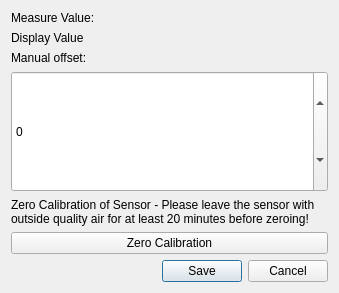
<?xml version="1.0" encoding="UTF-8"?>
<ui version="4.0">
 <class>Dialog</class>
 <widget class="QDialog" name="Dialog">
  <property name="geometry">
   <rect>
    <x>0</x>
    <y>0</y>
    <width>339</width>
    <height>293</height>
   </rect>
  </property>
  <property name="windowTitle">
   <string>Dialog</string>
  </property>
  <layout class="QVBoxLayout" name="verticalLayout">
   <item>
    <layout class="QFormLayout" name="formLayout">
     <item row="0" column="0">
      <widget class="QLabel" name="measure_value_text_label">
       <property name="text">
        <string>Measure Value:</string>
       </property>
      </widget>
     </item>
     <item row="0" column="1">
      <widget class="QLabel" name="measure_value_label">
       <property name="text">
        <string/>
       </property>
      </widget>
     </item>
     <item row="1" column="0">
      <widget class="QLabel" name="display_value_text_label">
       <property name="text">
        <string>Display Value</string>
       </property>
      </widget>
     </item>
     <item row="1" column="1">
      <widget class="QLabel" name="display_value_label">
       <property name="text">
        <string/>
       </property>
      </widget>
     </item>
    </layout>
   </item>
   <item>
    <widget class="QLabel" name="label">
     <property name="text">
      <string>Manual offset:</string>
     </property>
    </widget>
   </item>
   <item>
    <widget class="QSpinBox" name="calib_spin_box">
     <property name="sizePolicy">
      <sizepolicy hsizetype="Minimum" vsizetype="MinimumExpanding">
       <horstretch>0</horstretch>
       <verstretch>0</verstretch>
      </sizepolicy>
     </property>
     <property name="wrapping">
      <bool>true</bool>
     </property>
     <property name="readOnly">
      <bool>false</bool>
     </property>
     <property name="accelerated">
      <bool>true</bool>
     </property>
     <property name="showGroupSeparator" stdset="0">
      <bool>false</bool>
     </property>
     <property name="minimum">
      <number>-500</number>
     </property>
     <property name="maximum">
      <number>500</number>
     </property>
     <property name="singleStep">
      <number>10</number>
     </property>
    </widget>
   </item>
   <item>
    <widget class="QLabel" name="zero_label">
     <property name="text">
      <string>Zero Calibration of Sensor - Please leave the sensor with outside quality air for at least 20 minutes before zeroing!</string>
     </property>
     <property name="wordWrap">
      <bool>true</bool>
     </property>
    </widget>
   </item>
   <item>
    <widget class="QPushButton" name="zero_button">
     <property name="text">
      <string>Zero Calibration</string>
     </property>
    </widget>
   </item>
   <item>
    <widget class="QDialogButtonBox" name="button_box">
     <property name="orientation">
      <enum>Qt::Horizontal</enum>
     </property>
     <property name="standardButtons">
      <set>QDialogButtonBox::Cancel|QDialogButtonBox::Save</set>
     </property>
    </widget>
   </item>
  </layout>
 </widget>
 <resources/>
 <connections>
  <connection>
   <sender>button_box</sender>
   <signal>accepted()</signal>
   <receiver>Dialog</receiver>
   <slot>accept()</slot>
   <hints>
    <hint type="sourcelabel">
     <x>248</x>
     <y>254</y>
    </hint>
    <hint type="destinationlabel">
     <x>157</x>
     <y>274</y>
    </hint>
   </hints>
  </connection>
  <connection>
   <sender>button_box</sender>
   <signal>rejected()</signal>
   <receiver>Dialog</receiver>
   <slot>reject()</slot>
   <hints>
    <hint type="sourcelabel">
     <x>316</x>
     <y>260</y>
    </hint>
    <hint type="destinationlabel">
     <x>286</x>
     <y>274</y>
    </hint>
   </hints>
  </connection>
 </connections>
</ui>
